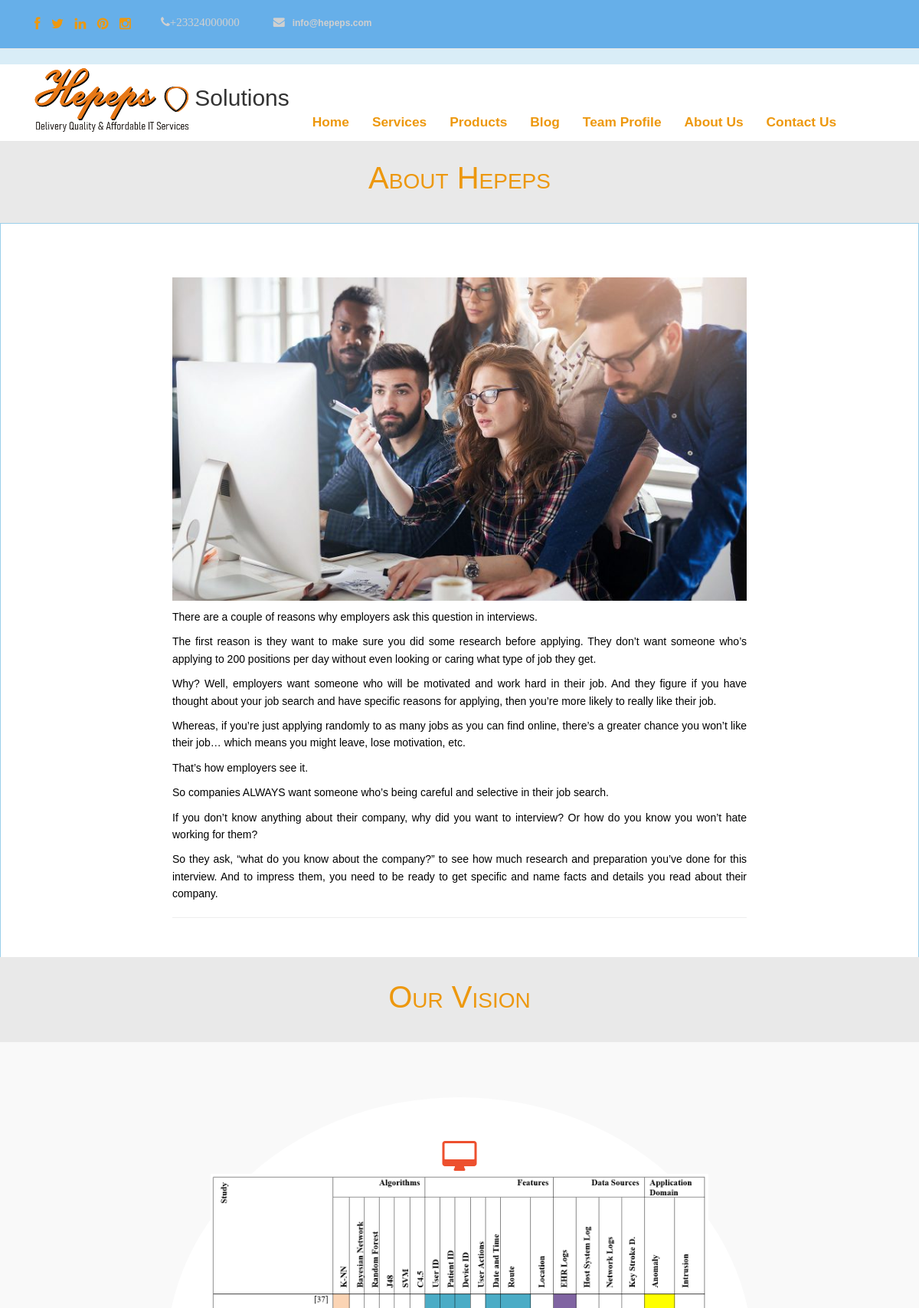
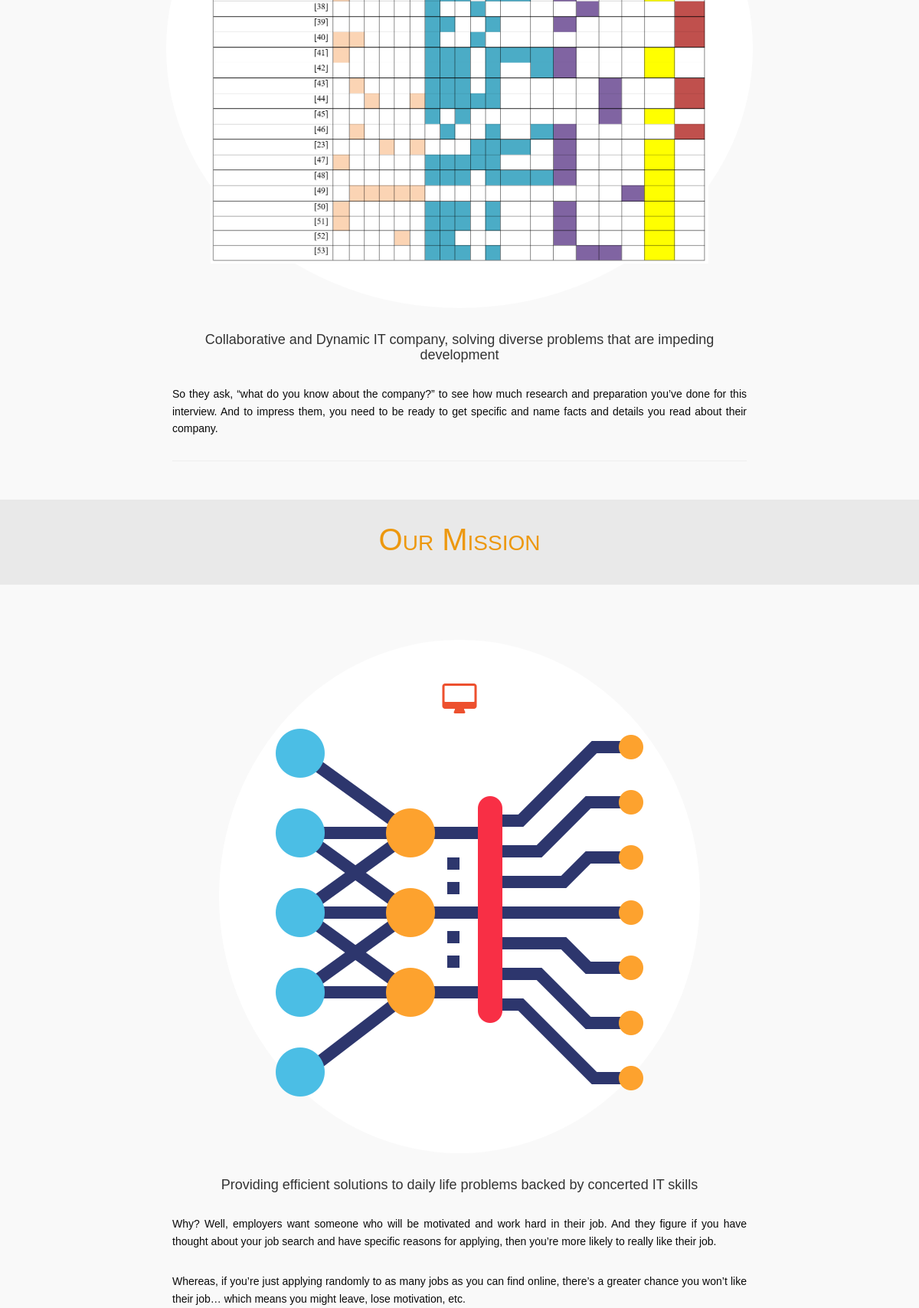
The page /about/ (upper part) on the database its author committed (2 pictures, top to bottom).
### contact/models.py (models this page shows)
class Contact(models.Model):
    office_phone = models.CharField(max_length=15)
    mobile_phone = models.CharField(validators=[phone_regex], max_length=15)
    email = models.EmailField(max_length=100)
    website = models.CharField(max_length=100)
    postal = models.TextField()
    photo_url = models.FileField(upload_to='contact', blank=True, null=True)
    publish = models.BooleanField(default=True)
    created_on = models.DateField(auto_now_add=True)
    modified_on = models.DateField(auto_now=True)

### about/models.py (models this page shows)
class About(models.Model):
    about_Hepeps = models.TextField()
    our_img = models.FileField(upload_to='pics')
    status = models.BooleanField()
    class Meta: verbose_name_plural = 'About'

class Vision(models.Model):
    vision = models.CharField(max_length=200)
    img_vision = models.FileField(upload_to='pics')
    status = models.BooleanField()
    vision_details=models.TextField(null=True)
    class Meta: verbose_name_plural = 'Vision'

class Mission(models.Model):
    mission = models.CharField(max_length=200)
    img_mission = models.FileField(upload_to='pics')
    status = models.BooleanField()
    mission_details = models.TextField(null=True)
    class Meta: verbose_name_plural = 'Mission'

### about/views.py (the view)
# urls.py: path('', views.index, name='index'),
def index(request):
    about_us = About.objects.all().first()
    our_story = Ourstory.objects.all().first()
    our_vision = Vision.objects.all().first()
    our_mission = Mission.objects.all().first()
    our_core_values = Corevalues.objects.all().first()
    content = {
        'about_us': about_us,
        'our_story': our_story,
        'our_vision': our_vision,
        'our_mission': our_mission,
        'our_core_values': our_core_values
       }
    return render(request, 'about/index.html', content)

### blog/models.py (called while the page is built)
    def __str__(self):
        return self.title

### home/context_processor.py (called while the page is built)
def basic_info(request):
    blog_links = Blog.objects.filter(publish=True).order_by('-id')[:15]
    blog_category_links = BlogCategory.objects.filter(publish=True).order_by('-id')[:10]
    current_year = datetime.datetime.now().year
    if current_year != 2020:
        copy_right_year = '2020-' + str(current_year)
    else:
        copy_right_year = str(current_year)
    footer_blog = Blog.objects.filter(publish=True).order_by('-id')[:9]
    contact_info = Contact.objects.all().first()
    content = {
        'blog_category_links': blog_category_links,
        'blog_links': blog_links,
        'copy_right_year': copy_right_year,
        'contact_info': contact_info,
        'footer_blog': footer_blog,
    }
    return content

### about/templates/about/index.html (shortened to what this page needs)
{% extends 'base.html' %}
{% block content %}
    {% if about_us %}
        <div class="jumbotron">
            <h2>About Hepeps </h2>
        </div>
        <div class="blog">
          <div class="container">
            <div class="row">
              <div class="col-xs-12 col-sm-6 col-md-offset-2 col-md-8">
                <div class="page-header">
                  <img src="{{about_us.our_img.url}}" class="img-responsive" alt="" />
                  <p>{{about_us.about_Hepeps|linebreaks}}</p>
                </div>
              </div>
            </div>
            </div>
      </div>
    {% endif %}
     {% if our_vision %}
        <div class="jumbotron">
            <h2>Our Vision</h2>
          </div>
          <div class="our-services">
            <div class="container">
              <div class="row">
                <div class="col-md-offset-2 col-md-8 col-xs-12">
          <div class="wow bounceIn" data-wow-offset="0" data-wow-delay="0.8s">
            <div class="services">
              <div class="icons">
                <i class="fa fa-desktop fa-3x">
                  <img src="{{our_vision.img_vision.url}}" class="img-responsive" alt="" />
                </i>
              </div>
              <h4>{{ our_vision.vision }}</h4>
              <p>{{ our_vision.vision_details|linebreaks }}</p>
            </div>
          </div>
          <hr>
        </div>
              </div>
              </div>
            </div>
     {% endif %}
    {% if our_mission %}
        <div class="jumbotron">
    <h2>Our Mission</h2>
  </div>
          <div class="our-services">
            <div class="container">
              <div class="row">
                <div class="col-md-offset-2 col-md-8 col-xs-12">
                  <div class="wow bounceIn" data-wow-offset="0" data-wow-delay="0.8s">
                    <div class="services">
                      <div class="icons">
                        <i class="fa fa-desktop fa-3x">
                            <img src="{{our_mission.img_mission.url}}" class="img-responsive" alt="" />
                        </i>
                      </div>
                      <h4>{{our_mission.mission}}</h4>
                    <p>{{our_mission.mission_details|linebreaks}}</p>
                    </div>
                  </div>
                </div>
              </div>
              </div>
          </div>
    {% endif %}
    {% if our_core_values %}
  </div>
    {% endif %}
{% endblock %}

### templates/header.html (shortened to what this page needs)
<div class="fixed-top">
    <header class="bg-info">
        <nav div class="navbar navbar-default navbar-static-top info-nav" role="navigation">
          <div class="container">
            <ul class="social-network">
              <li><a href="https://www.facebook.com" data-placement="top" title="Facebook"><i class="fa fa-facebook fa-1x"></i></a></li>
              <li><a href="https://www.twitter.com" data-placement="top" title="Twitter"><i class="fa fa-twitter fa-1x"></i></a></li>
              <li><a href="https://www.linkedin.com" data-placement="top" title="Linkedin"><i class="fa fa-linkedin fa-1x"></i></a></li>
              <li><a href="https://www.pinterest.com" data-placement="top" title="Pinterest"><i class="fa fa-pinterest fa-1x"></i></a></li>
              <li><a href="https://www.instagram.com" data-placement="top" title="Instagram"><i class="fa fa-instagram fa-1x"></i></a></li>
            </ul>
            <ul class="info">
              <li>
                <p><i class="fa fa-phone">{{ contact_info.office_phone }}</p></i>
              </li>
              <li><a href="#">
                  <p><i class="fa fa-envelope"></i>{{ contact_info.email }}</p></a></li>
            </ul>
          </div>
        </nav>
        <nav class="navbar navbar-default navbar-static-top" role="navigation">
          <div class="navigation">
            <div class="container">
              <div class="navbar-header">
                <div class="navbar-brand logo-img">
                    {% load static %}
                  <a  href="{% url 'home:index' %}">
                      <h1>
                          <img src="{% static 'img/logo.png' %}" alt=""> Solutions
                      </h1>
                  </a>
                </div>
              </div>
              <div class="navbar-collapse collapse">
                <ul class="nav navbar-nav main-menu">
                    <li role="presentation"><a href="{% url 'home:index' %}">Home</a></li>
                    <li role="presentation"><a href="{% url 'service:index' %}">Services</a></li>
                    <li role="presentation"><a href="{% url 'product:index' %}">Products</a></li>
                    <li role="presentation"><a href="{% url 'blog:index' 0 %}">Blog</a></li>
                    <li role="presentation"><a href="{% url 'staff_profile:index' %}">Team Profile</a></li>
                    <li role="presentation"><a href="{% url 'about:index' %}">About Us</a></li>
                    <li role="presentation"><a href="{% url 'contact:index' %}">Contact Us</a></li>
                </ul>
              </div>
            </div>
          </div>
        </nav>
    </header>
</div>

### static/css/style.css (style rules this page uses)
body { font-family:Helvetica, Arial, 'Times New Roman', sans-serif; font-size:14px; font-weight:300; line-height:1.6em; color:#333; background-color:#fff; }
hi,h2,h3,h4,h5,h6 { color:#333; line-height:1.1em; }
p { color:#000000; text-align: justify; }
a { text-decoration:none; transition: all 0.1s ease-in-out; -moz-transition: all 0.1s ease-in-out; -webkit-transition: all 0.1s ease-in-out; -o-transition: all 0.1s ease-in-out; outline: none; font-size: 13pt; font-weight: bold; color:#ed980e !important; }
a:link { color: #ed980e !important; font-size: 13pt; font-weight: bold; }
ul.social-network { font-size: 16px; list-style:none; margin-top:10px; padding:10px; transition: all 0.3s ease-in-out; -moz-transition: all 0.3s ease-in-out; -webkit-transition: all 0.3s ease-in-out; -o-transition: all 0.3s ease-in-out; }
ul.social-network li { display:inline; margin: 0 5px; }
ul.social-network li a { color:#d0d0d0; }
.info { float: left; margin-top: -45px; margin-left: 110px; }
.info li { display: inline-block; margin-left: 30px; }
.info i { color: #d0d0d0; font-size: 15px; margin-right: 10px; }
.info a { color: #d0d0d0; font-size: 12px; }
.info p { color: #d0d0d0; font-size: 12px; margin: 0; }
.navigation { background-color:#fff; padding:0; }
.navbar-brand h1 { margin-top:-10px; float: left; font-size: 30px; color:#333; }
.jumbotron { text-align:center; margin-bottom:-5px; background-color:#fff; }
.jumbotron h2 { margin-top:-68px; margin-bottom:-60px; color:#ed980e; background-color:#e9e9e9; padding: 30px 0px 40px 0px; font-size:40px; font-variant-caps: petite-caps; }
.our-services { padding-top:50px; padding-bottom:50px; background-color:#f9f9f9; }
.services { text-align:center; }
.services p { margin-bottom:30px; margin-top:30px; color:#090909; }
.icons i { padding:50px; border-radius:50%; color:#ED502E; background-color:#fff; border-color:#ccc; margin-top:30px; margin-bottom:30px; box-shadow: 0 0 0 8px rgba(255,255,255,1); -webkit-transition: background 0.2s, color 0.2s; -moz-transition: background 0.2s, color 0.2s; transition: background 0.2s, color 0.2s; }
.blog { padding-top:30px; padding-bottom:50px; background-color:#ffffff; border: 1px solid #9acfea; }
.page-header p { margin-top:10px; }
.inner-footer ul li,a { list-style:none; }
.info-nav { background: #66afe9; }
.fixed-top { position: fixed; top: 0; right: 0; left: 0; z-index: 100; }
.logo-img { position: relative; height: 50px; padding-bottom: 60px !important; z-index: 101; }
.main-menu { margin-top: 50px; }

### rows shown on the page
Contact: office_phone "+23324000000", email "info@hepeps.com"
About: our_img (picture), about_Hepeps "There are a couple of reasons why employers ask this question in interviews. The first reason is they want to make sure you did some research before applying. They don’t want someone who’s applying to 200 positions per day without even looking or caring what type of job they get. Why? Well, employers want someone who will be motivated and work hard in their job. And they figure if you have thought about your job search and have specific reasons for applying, then you’re more likely to really like their job. Whereas, if you’re just applying randomly to as many jobs as you can find online, there’s a greater chance you won’t like their job… which means you might leave, lose motivation, etc.…"
Vision: img_vision (picture), vision "Collaborative and Dynamic IT company, solving diverse problems that are impeding development", vision_details "So they ask, “what do you know about the company?” to see how much research and preparation you’ve done for this interview. And to impress them, you need to be ready to get specific and name facts and details you read about their company."
Mission: img_mission (picture), mission "Providing efficient solutions to daily life problems backed by concerted IT skills", mission_details "Why? Well, employers want someone who will be motivated and work hard in their job. And they figure if you have thought about your job search and have specific reasons for applying, then you’re more likely to really like their job. Whereas, if you’re just applying randomly to as many jobs as you can find online, there’s a greater chance you won’t like their job… which means you might leave, lose motivation, etc."
